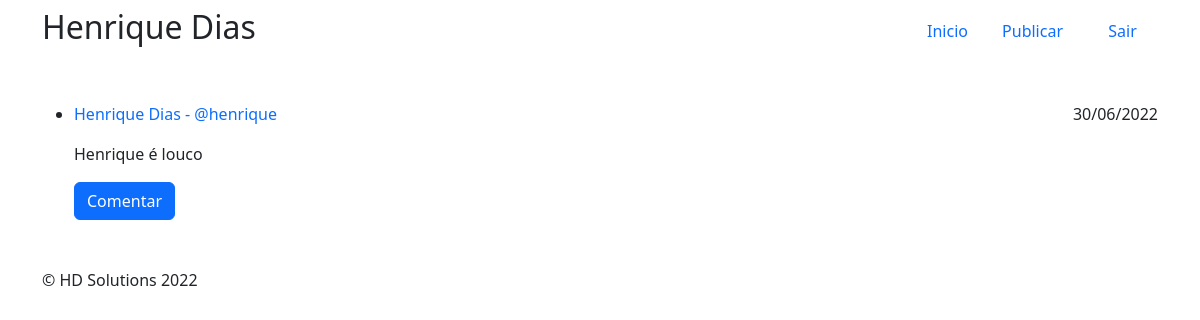
The page /comentarios/6/ (signed in) on the database its author committed.
### microblogging/models.py (models this page shows, shortened)
class Publicacao (models.Model):
    class Meta:
        verbose_name = 'Publicação'
        verbose_name_plural = 'Publicações'
    texto = models.TextField('Texto')
    colaborador = models.ForeignKey(
        Colaborador, on_delete=models.CASCADE, verbose_name='Colaborador')
    data_de_publicacao = models.DateField(
        'Data de publicação', auto_now_add=True)

class Colaborador (models.Model):
    class Meta:
        verbose_name = 'Colaborador'
        verbose_name_plural = 'Colaboradores'
    nome = models.CharField('Nome', max_length=128)
    usuario = models.OneToOneField(
        User, on_delete=models.CASCADE, verbose_name='Usuário')
    email = models.EmailField('E-mail')
    telefone = models.CharField(
        'Telefone', max_length=11, help_text='Apenas números')
    def __str__(self):
        return self.nome

### microblogging/views.py (the view)
class PublicacaoComentariosView(TemplateView):
    template_name = 'microblogging/publicacao_comentarios.html'
    def get(self, request, **kwargs):
        user = self.request.user
        if user.is_authenticated:
            colaborador = Colaborador.objects.get(usuario__username=user)
            publicacao = Publicacao.objects.get(pk=kwargs['publicacao_id'])
            comentarios = Comentario.objects.filter(
                publicacao=kwargs['publicacao_id']).order_by('-id')
            return render(request, 'microblogging/publicacao_comentarios.html', {'colaborador': colaborador, 'publicacao': publicacao, 'comentarios': comentarios})

### microblogging/templates/microblogging/publicacao_comentarios.html (shortened to what this page needs)
<!doctype html>
<html lang="en">
<head>
    <link href="https://cdn.jsdelivr.net/npm/bootstrap@5.2.0-beta1/dist/css/bootstrap.min.css" rel="stylesheet"
>
</head>
<header>
    <div class="container">
        <div class="row mt-2 mb-5">
            <div class="col-9 d-flex align-items-end">
                <h2>{{ publicacao.colaborador.nome }}</h2>
            </div>
            <div class="col-1 d-flex align-items-center justify-content-end">
                <span><a href="{% url 'index' %}" class="text-decoration-none">Inicio</a></span>
            </div>
            <div class="col-1 d-flex align-items-center justify-content-end">
                <span><a href="{% url 'publicacao' %}" class="text-decoration-none">Publicar</a></span>
            </div>
            <div class="col-1 d-flex d-flex align-items-center justify-content-center">
                <span class="sair"><a href="{% url 'logout' %}" class="text-decoration-none">Sair</a></span>
            </div>
        </div>
    </div>
</header>
<body>
    <div class="container">
        <ul>
            <li>
                <div class="row mt-2">
                    <div class="col-9">
                        <p class="text-primary">{{ publicacao.colaborador }} - @{{ publicacao.colaborador.usuario }}</p>
                    </div>
                    <div class="col-3 d-flex justify-content-end">
                        <p>{{ publicacao.data_de_publicacao }} </p>
                    </div>
                </div>
                <div class="row">
                    <p>{{ publicacao.texto}} </p>
                </div>
            </li>
            <a href="{% url 'comentario' publicacao.id %}" class="btn btn-primary" tabindex="-1" role="button" aria-disabled="true">Comentar</a>
    </div>
</body>
<footer>
    <div class="container mt-5">
        <p>&copy; HD Solutions 2022</p>
    </div>
</footer>
</html>

### rows shown on the page
Publicacao: colaborador.nome "Henrique Dias", colaborador "Henrique Dias", colaborador.usuario "henrique", data_de_publicacao "30/06/2022", texto "Henrique é louco"
